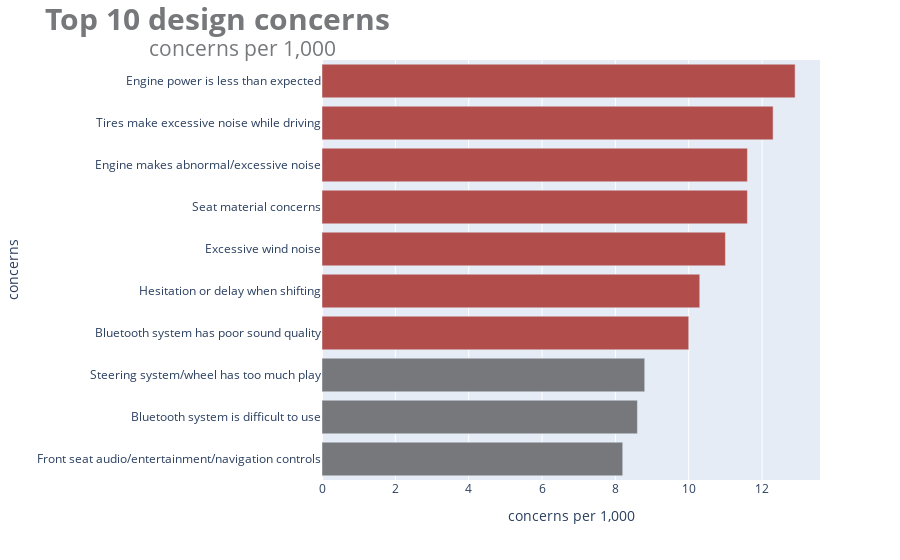

Write notebook code for a chart like this one.
### Markdown cell above
#### **Aplicamos estilos al titulo**

### Code cell
fig = px.bar(
    df.iloc[::-1],
    y = 'concerns',
    x = 'concerns per 1,000',
    orientation='h',
)

fig.update_traces(marker=dict(color=color.tolist()))

fig.update_layout(
    title=dict(
        text='''
            <b>Top 10 design concerns</b> <br>
            <sup>concerns per 1,000</sup>
            ''',
        font_size=30,
        font_color=gray_palette[4]
        )
)

fig.show()

### Figure 1 — Plotly figure (JSON) as saved in the notebook; plotly's stock layout.template omitted (floating-point values rounded to 4 significant figures)
{"data": [{"alignmentgroup": "True", "hovertemplate": "concerns per 1,000=%{x}<br>concerns=%{y}<extra></extra>", "legendgroup": "", "marker": {"color": ["#76787B", "#76787B", "#76787B", "#B14D4A", "#B14D4A", "#B14D4A", "#B14D4A", "#B14D4A", "#B14D4A", "#B14D4A"], "pattern": {"shape": ""}}, "name": "", "offsetgroup": "", "orientation": "h", "showlegend": false, "textposition": "auto", "type": "bar", "x": [8.2, 8.6, 8.8, 10, 10.3, 11, 11.6, 11.6, 12.3, 12.9], "xaxis": "x", "y": ["Front seat audio/entertainment/navigation controls", "Bluetooth system is difficult to use", "Steering system/wheel has too much play", "Bluetooth system has poor sound quality", "Hesitation or delay when shifting", "Excessive wind noise", "Seat material concerns", "Engine makes abnormal/excessive noise", "Tires make excessive noise while driving", "Engine power is less than expected"], "yaxis": "y"}], "layout": {"barmode": "relative", "legend": {"tracegroupgap": 0}, "margin": {"t": 60}, "title": {"font": {"color": "#76787B", "size": 30}, "text": "\n            <b>Top 10 design concerns</b> <br>\n            <sup>concerns per 1,000</sup>\n            "}, "xaxis": {"anchor": "y", "domain": [0, 1], "title": {"text": "concerns per 1,000"}}, "yaxis": {"anchor": "x", "domain": [0, 1], "title": {"text": "concerns"}}}}
